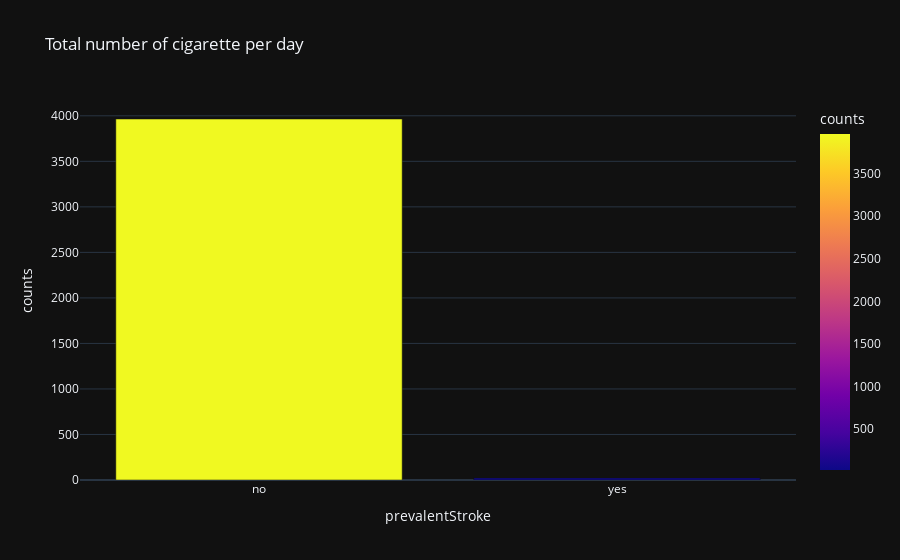

Write notebook code for a chart like this one.
### Code cell
temp_df = value_counts_to_dataframe('prevalentStroke')
px.bar(data_frame = temp_df, x = 'prevalentStroke', y = 'counts', color = 'counts', template = 'plotly_dark', 
       title = 'Total number of Prevalent Stroke')

### Figure 1 — Plotly figure (JSON) as saved in the notebook; plotly's stock layout.template omitted (floating-point values rounded to 4 significant figures)
{"data": [{"alignmentgroup": "True", "hovertemplate": "prevalentStroke=%{x}<br>counts=%{marker.color}<extra></extra>", "legendgroup": "", "marker": {"color": [3965, 22], "coloraxis": "coloraxis", "pattern": {"shape": ""}}, "name": "", "offsetgroup": "", "orientation": "v", "showlegend": false, "textposition": "auto", "type": "bar", "x": ["no", "yes"], "xaxis": "x", "y": [3965, 22], "yaxis": "y"}], "layout": {"barmode": "relative", "coloraxis": {"colorbar": {"title": {"text": "counts"}}, "colorscale": [[0, "#0d0887"], [0.1111, "#46039f"], [0.2222, "#7201a8"], [0.3333, "#9c179e"], [0.4444, "#bd3786"], [0.5556, "#d8576b"], [0.6667, "#ed7953"], [0.7778, "#fb9f3a"], [0.8889, "#fdca26"], [1, "#f0f921"]]}, "legend": {"tracegroupgap": 0}, "title": {"text": "Total number of cigarette per day"}, "xaxis": {"anchor": "y", "domain": [0, 1], "title": {"text": "prevalentStroke"}}, "yaxis": {"anchor": "x", "domain": [0, 1], "title": {"text": "counts"}}}}
